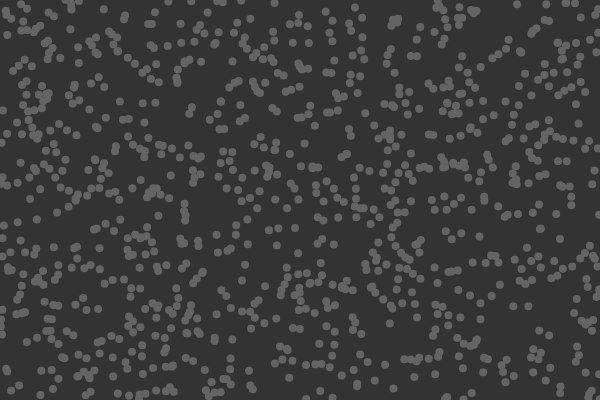
Frame 1 (no input)
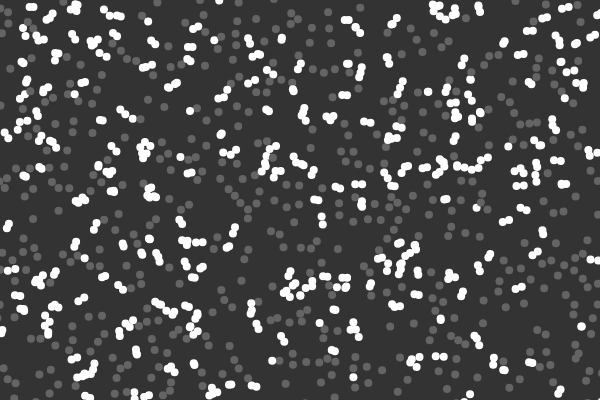
Frame 60 (no input)
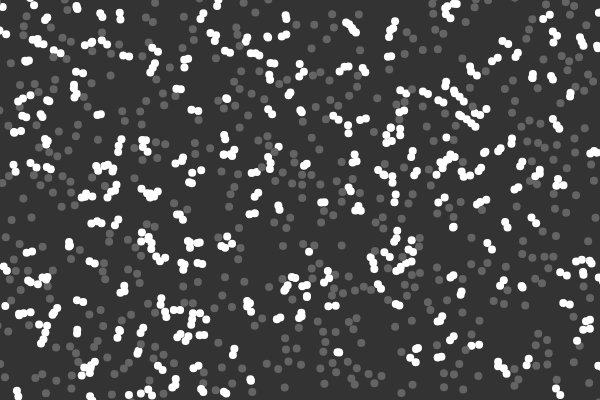
Frame 120 (the mouse pressed at the canvas centre since frame 60)

The p5.js sketch that drew these frames (run headless with seeded random() and noise() and a simulated clock; from frame 60 on, the mouse is pressed at the canvas centre):

// p5.js sketch
// ── sketch.js
"use strict";
const particles = [];
let qTree;

class Particle {
    constructor(x, y, r) {
        this.x = x;
        this.y = y;
        this.r = r;
        this.highlight = false;
    }
    move() {
        this.x += random(-1, 1);
        this.y += random(-1, 1);
    }
    show() {
        noStroke();
        if (this.highlight) fill(255);
        else fill(100);
        ellipse(this.x, this.y, 2 * this.r);
    }
    intersect(other) {
        return (
            Math.pow(this.x - other.x, 2) + Math.pow(this.y - other.y, 2) <
            Math.pow(this.r + other.r, 2)
        );
    }
    setHighlight(boolean) {
        this.highlight = boolean;
    }
}
class Point {
    constructor(x, y, userData) {
        this.x = x;
        this.y = y;
        this.userData = userData;
    }
}
class Rectangle {
    constructor(x, y, w, h) {
        this.x = x;
        this.y = y;
        this.w = w;
        this.h = h;
    }

    contain(point) {
        return (
            point.x >= this.x - this.w &&
            point.x <= this.x + this.w &&
            point.y >= this.y - this.h &&
            point.y <= this.y + this.h
        );
    }

    intersect(range) {
        return !(
            range.x - range.w > this.x + this.w ||
            range.x + range.w < this.x - this.w ||
            range.y - range.h > this.y + this.h ||
            range.y + range.h < this.y - this.h
        );
    }
}
class Circle {
    constructor(x, y, r) {
        this.x = x;
        this.y = y;
        this.r = r;
        this.rSquared = this.r * this.r;
    }
    contain(point) {
        let d = Math.pow(point.x - this.x, 2) + Math.pow(point.y - this.y, 2);
        return d <= this.rSquared;
    }
    intersect(range) {
        const xDist = Math.abs(range.x - this.x);
        const yDist = Math.abs(range.y - this.y);

        const r = this.r;

        const w = range.w;
        const h = range.h;

        const edges = Math.pow(xDist - w, 2) + Math.pow(yDist - h, 2);

        if (xDist > r + w || yDist > r + h) return false;

        if (xDist <= w || yDist <= h) return true;

        return edges <= this.rSquared;
    }
}
class QuadTree {
    constructor(boundary, capacity) {
        this.boundary = boundary;
        this.capacity = capacity;
        this.points = [];
        this.divided = false;
    }

    insert(point) {
        if (!this.boundary.contain(point)) return false;

        if (this.points.length < this.capacity) {
            this.points.push(point);
        } else {
            if (!this.divided) {
                this.subdivide();
            }
            this.NW.insert(point);
            this.NE.insert(point);
            this.SW.insert(point);
            this.SE.insert(point);
        }

        return true;
    }

    subdivide() {
        let x = this.boundary.x;
        let y = this.boundary.y;
        let w = this.boundary.w;
        let h = this.boundary.h;

        let nw = new Rectangle(x - w / 2, y - h / 2, w / 2, h / 2);
        let ne = new Rectangle(x + w / 2, y - h / 2, w / 2, h / 2);
        let sw = new Rectangle(x - w / 2, y + h / 2, w / 2, h / 2);
        let se = new Rectangle(x + w / 2, y + h / 2, w / 2, h / 2);

        this.NW = new QuadTree(nw, this.capacity);
        this.NE = new QuadTree(ne, this.capacity);
        this.SW = new QuadTree(sw, this.capacity);
        this.SE = new QuadTree(se, this.capacity);

        this.divided = true;
    }

    query(range, found = []) {
        if (!range.intersect(this.boundary)) return;
        else {
            // 若改为此行，将会下降15帧！
            // if (!this.boundary.intersect(range)) return;
            for (let p of this.points) {
                if (range.contain(p)) found.push(p);
            }

            if (this.divided) {
                this.NW.query(range, found);
                this.NE.query(range, found);
                this.SW.query(range, found);
                this.SE.query(range, found);
            }
            return found;
        }
    }
}

function setup() {
    createCanvas(600, 400);

    for (let i = 0; i < 1000; i++) {
        particles.push(new Particle(random(width), random(height), 4));
    }
}

function draw() {
    background(51);

    let boundary = new Rectangle(width / 2, height / 2, width, height);
    let qTree = new QuadTree(boundary, 4);

    for (let particle of particles) {
        let point = new Point(particle.x, particle.y, particle);
        qTree.insert(point);

        particle.move();
        particle.show();
        particle.setHighlight(false);
    }

    for (let particle of particles) {
        const range = new Circle(particle.x, particle.y, particle.r * 2);
        const otherPoints = qTree.query(range);
        for (let item of otherPoints) {
            const otherParticle = item.userData;
            if (particle !== otherParticle && particle.intersect(otherParticle))
                particle.setHighlight(true);
        }
    }
}
